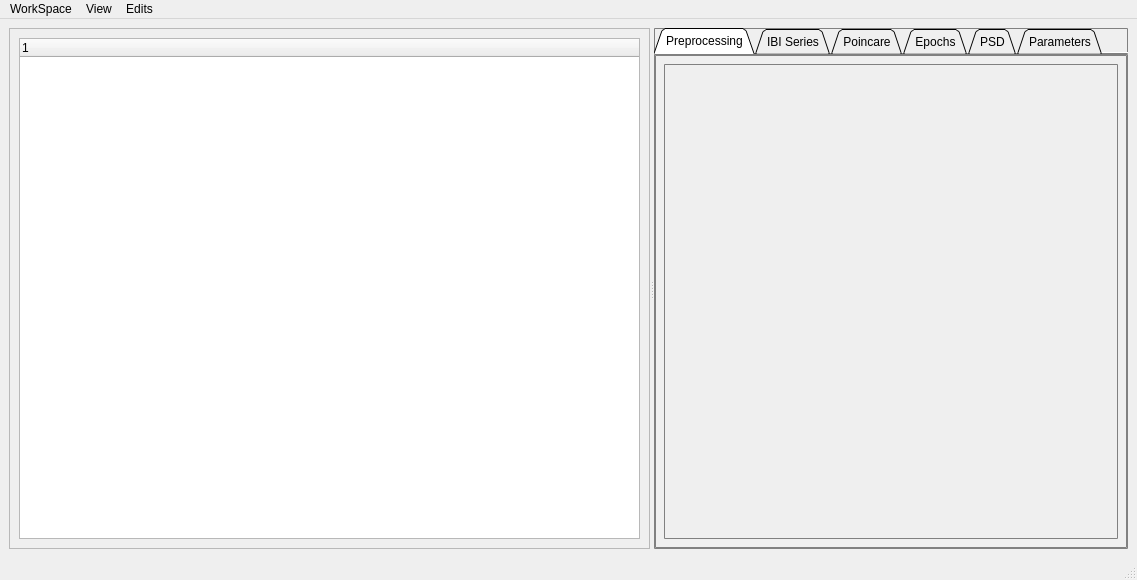
<?xml version="1.0" encoding="UTF-8"?>
<ui version="4.0">
 <class>MainWindow</class>
 <widget class="QMainWindow" name="MainWindow">
  <property name="geometry">
   <rect>
    <x>0</x>
    <y>0</y>
    <width>1137</width>
    <height>580</height>
   </rect>
  </property>
  <property name="windowTitle">
   <string>MainWindow</string>
  </property>
  <widget class="QWidget" name="centralwidget">
   <layout class="QVBoxLayout" name="verticalLayout">
    <item>
     <widget class="QSplitter" name="Splitter">
      <property name="sizePolicy">
       <sizepolicy hsizetype="MinimumExpanding" vsizetype="Expanding">
        <horstretch>1</horstretch>
        <verstretch>1</verstretch>
       </sizepolicy>
      </property>
      <property name="baseSize">
       <size>
        <width>0</width>
        <height>0</height>
       </size>
      </property>
      <property name="frameShape">
       <enum>QFrame::Shape::NoFrame</enum>
      </property>
      <property name="lineWidth">
       <number>0</number>
      </property>
      <property name="orientation">
       <enum>Qt::Orientation::Horizontal</enum>
      </property>
      <widget class="QFrame" name="Treeframe">
       <property name="sizePolicy">
        <sizepolicy hsizetype="Expanding" vsizetype="Expanding">
         <horstretch>0</horstretch>
         <verstretch>0</verstretch>
        </sizepolicy>
       </property>
       <property name="baseSize">
        <size>
         <width>0</width>
         <height>0</height>
        </size>
       </property>
       <property name="styleSheet">
        <string notr="true"/>
       </property>
       <property name="frameShape">
        <enum>QFrame::Shape::StyledPanel</enum>
       </property>
       <property name="frameShadow">
        <enum>QFrame::Shadow::Raised</enum>
       </property>
       <layout class="QHBoxLayout" name="horizontalLayout">
        <item>
         <widget class="QTreeWidget" name="treeWidget">
          <property name="enabled">
           <bool>true</bool>
          </property>
          <property name="rootIsDecorated">
           <bool>true</bool>
          </property>
          <property name="animated">
           <bool>true</bool>
          </property>
          <column>
           <property name="text">
            <string notr="true">1</string>
           </property>
          </column>
         </widget>
        </item>
       </layout>
      </widget>
      <widget class="QTabWidget" name="Views">
       <property name="styleSheet">
        <string notr="true">border: 1px solid gray;
border-radius: 1px;
</string>
       </property>
       <property name="tabPosition">
        <enum>QTabWidget::TabPosition::North</enum>
       </property>
       <property name="tabShape">
        <enum>QTabWidget::TabShape::Triangular</enum>
       </property>
       <property name="currentIndex">
        <number>0</number>
       </property>
       <property name="iconSize">
        <size>
         <width>32</width>
         <height>32</height>
        </size>
       </property>
       <property name="documentMode">
        <bool>true</bool>
       </property>
       <widget class="QWidget" name="PreProcessing">
        <property name="sizePolicy">
         <sizepolicy hsizetype="Expanding" vsizetype="Expanding">
          <horstretch>0</horstretch>
          <verstretch>0</verstretch>
         </sizepolicy>
        </property>
        <attribute name="title">
         <string>Preprocessing</string>
        </attribute>
        <layout class="QHBoxLayout" name="horizontalLayout_2">
         <item>
          <widget class="QWidget" name="mplPreProcessing" native="true">
           <property name="sizePolicy">
            <sizepolicy hsizetype="Expanding" vsizetype="Expanding">
             <horstretch>0</horstretch>
             <verstretch>0</verstretch>
            </sizepolicy>
           </property>
          </widget>
         </item>
        </layout>
       </widget>
       <widget class="QWidget" name="Series">
        <property name="sizePolicy">
         <sizepolicy hsizetype="Expanding" vsizetype="Expanding">
          <horstretch>0</horstretch>
          <verstretch>0</verstretch>
         </sizepolicy>
        </property>
        <attribute name="title">
         <string>IBI Series</string>
        </attribute>
        <layout class="QHBoxLayout" name="horizontalLayout_7">
         <item>
          <widget class="QWidget" name="mplIBISeries" native="true">
           <property name="sizePolicy">
            <sizepolicy hsizetype="Expanding" vsizetype="Expanding">
             <horstretch>0</horstretch>
             <verstretch>0</verstretch>
            </sizepolicy>
           </property>
          </widget>
         </item>
        </layout>
       </widget>
       <widget class="QWidget" name="Poincare">
        <property name="sizePolicy">
         <sizepolicy hsizetype="Expanding" vsizetype="Expanding">
          <horstretch>0</horstretch>
          <verstretch>0</verstretch>
         </sizepolicy>
        </property>
        <attribute name="title">
         <string>Poincare</string>
        </attribute>
        <layout class="QHBoxLayout" name="horizontalLayout_3">
         <item>
          <widget class="QWidget" name="mplPoincare" native="true">
           <property name="sizePolicy">
            <sizepolicy hsizetype="Expanding" vsizetype="Expanding">
             <horstretch>0</horstretch>
             <verstretch>0</verstretch>
            </sizepolicy>
           </property>
          </widget>
         </item>
        </layout>
       </widget>
       <widget class="QWidget" name="Epochs">
        <property name="sizePolicy">
         <sizepolicy hsizetype="Expanding" vsizetype="Expanding">
          <horstretch>0</horstretch>
          <verstretch>0</verstretch>
         </sizepolicy>
        </property>
        <attribute name="title">
         <string>Epochs</string>
        </attribute>
        <layout class="QHBoxLayout" name="horizontalLayout_4">
         <item>
          <widget class="QWidget" name="mplEpochs" native="true">
           <property name="sizePolicy">
            <sizepolicy hsizetype="Expanding" vsizetype="Expanding">
             <horstretch>0</horstretch>
             <verstretch>0</verstretch>
            </sizepolicy>
           </property>
          </widget>
         </item>
        </layout>
       </widget>
       <widget class="QWidget" name="PSD">
        <property name="sizePolicy">
         <sizepolicy hsizetype="Expanding" vsizetype="Expanding">
          <horstretch>0</horstretch>
          <verstretch>0</verstretch>
         </sizepolicy>
        </property>
        <attribute name="title">
         <string>PSD</string>
        </attribute>
        <layout class="QHBoxLayout" name="horizontalLayout_5">
         <item>
          <widget class="QWidget" name="mplPSD" native="true">
           <property name="sizePolicy">
            <sizepolicy hsizetype="Expanding" vsizetype="Expanding">
             <horstretch>0</horstretch>
             <verstretch>0</verstretch>
            </sizepolicy>
           </property>
           <layout class="QVBoxLayout" name="verticalLayout_2">
            <item>
             <widget class="QScrollArea" name="scrollArea">
              <property name="widgetResizable">
               <bool>true</bool>
              </property>
              <widget class="QWidget" name="scrollAreaWidgetContents">
               <property name="geometry">
                <rect>
                 <x>0</x>
                 <y>0</y>
                 <width>98</width>
                 <height>28</height>
                </rect>
               </property>
               <property name="sizePolicy">
                <sizepolicy hsizetype="Expanding" vsizetype="Expanding">
                 <horstretch>0</horstretch>
                 <verstretch>0</verstretch>
                </sizepolicy>
               </property>
              </widget>
             </widget>
            </item>
           </layout>
          </widget>
         </item>
        </layout>
       </widget>
       <widget class="QWidget" name="Parameters">
        <property name="sizePolicy">
         <sizepolicy hsizetype="Expanding" vsizetype="Expanding">
          <horstretch>0</horstretch>
          <verstretch>0</verstretch>
         </sizepolicy>
        </property>
        <attribute name="title">
         <string>Parameters</string>
        </attribute>
        <layout class="QHBoxLayout" name="horizontalLayout_6">
         <item>
          <widget class="QWidget" name="mplParameters" native="true">
           <property name="sizePolicy">
            <sizepolicy hsizetype="Expanding" vsizetype="Expanding">
             <horstretch>0</horstretch>
             <verstretch>0</verstretch>
            </sizepolicy>
           </property>
          </widget>
         </item>
        </layout>
       </widget>
      </widget>
     </widget>
    </item>
   </layout>
  </widget>
  <widget class="QMenuBar" name="menubar">
   <property name="geometry">
    <rect>
     <x>0</x>
     <y>0</y>
     <width>1137</width>
     <height>22</height>
    </rect>
   </property>
   <widget class="QMenu" name="menufile">
    <property name="title">
     <string>WorkSpace</string>
    </property>
    <addaction name="actionOpen_Workspace"/>
    <addaction name="separator"/>
   </widget>
   <widget class="QMenu" name="menuView">
    <property name="title">
     <string>View</string>
    </property>
    <addaction name="actionSettings"/>
    <addaction name="separator"/>
   </widget>
   <widget class="QMenu" name="menuEdits">
    <property name="title">
     <string>Edits</string>
    </property>
    <addaction name="actionAdd_Epoch"/>
   </widget>
   <addaction name="menufile"/>
   <addaction name="menuView"/>
   <addaction name="menuEdits"/>
  </widget>
  <widget class="QStatusBar" name="statusbar"/>
  <action name="actionOpen_Workspace">
   <property name="text">
    <string>Open Workspace</string>
   </property>
  </action>
  <action name="actionSettings">
   <property name="text">
    <string>Settings</string>
   </property>
  </action>
  <action name="actionToggle_Theme">
   <property name="text">
    <string>Toggle Theme</string>
   </property>
  </action>
  <action name="actionFlip_ECG">
   <property name="text">
    <string>Flip ECG</string>
   </property>
  </action>
  <action name="action_2">
   <property name="text">
    <string>Add Epoch</string>
   </property>
  </action>
  <action name="actionAdd_Epoch">
   <property name="text">
    <string>Add Epoch</string>
   </property>
  </action>
  <action name="actionFlip_Ecg">
   <property name="text">
    <string>Flip Ecg</string>
   </property>
  </action>
 </widget>
 <resources/>
 <connections/>
</ui>
